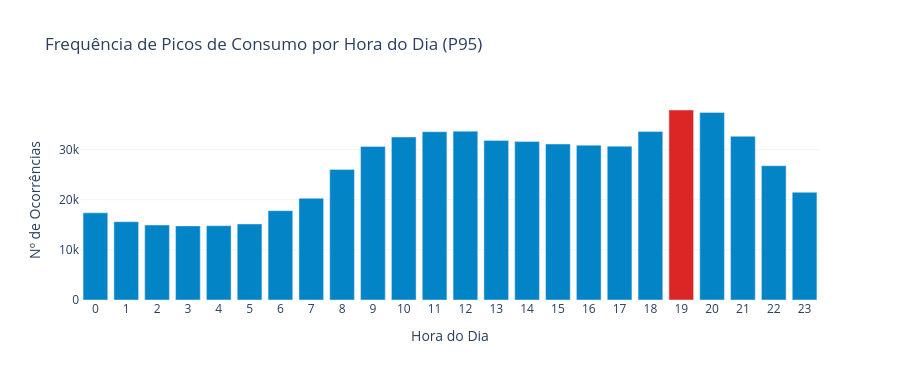
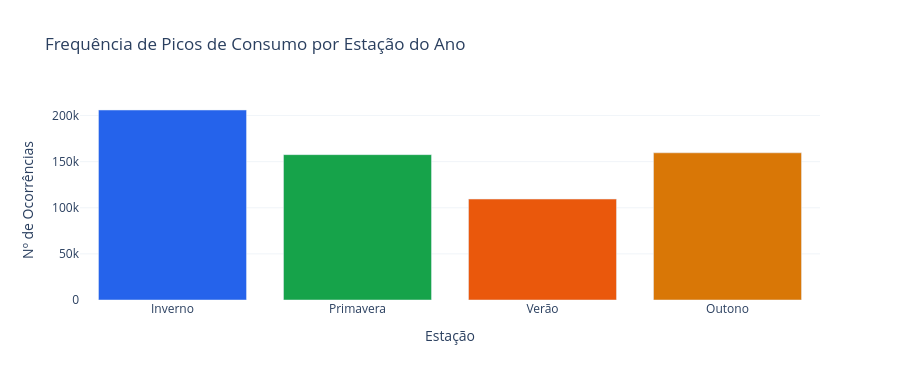

Source (notebook cell) for these figures, in order:
### Markdown cell above
## 5. Análise de Picos de Consumo
Identificam-se os momentos de maior exigência sobre a rede, definindo pico
como qualquer registo que supere o **percentil 95** do consumo horário.
Esta análise é determinante para avaliar a capacidade de uma comunidade
de energia em reduzir a pressão sobre a rede nos períodos críticos.

### Code cell
# Definir limiar de pico (percentil 95)
limiar_pico = df["energia_ativa_kwh"].quantile(0.95)
df["e_pico"] = df["energia_ativa_kwh"] > limiar_pico

print(f"Limiar de pico (P95): {limiar_pico:.2f} kWh")
print(f"Horas em pico: {df['e_pico'].sum():,} ({df['e_pico'].mean()*100:.1f}% do total)")

# --- Gráfico 1: Distribuição dos picos por hora do dia ---
picos_por_hora = df[df["e_pico"]].groupby("hora").size()

fig_picos_hora = go.Figure(go.Bar(
    x=picos_por_hora.index, y=picos_por_hora.values,
    marker_color=["#DC2626" if v == picos_por_hora.max() else "#0284C7" for v in picos_por_hora.values],
    name="Picos"
))
fig_picos_hora.update_layout(
    title="Frequência de Picos de Consumo por Hora do Dia (P95)",
    xaxis_title="Hora do Dia", yaxis_title="Nº de Ocorrências",
    xaxis=dict(tickmode="linear", tick0=0, dtick=1, showgrid=False),
    yaxis=dict(showgrid=True, gridcolor="#F1F5F9"),
    plot_bgcolor="white", paper_bgcolor="white", height=380
)
fig_picos_hora.show()

# --- Gráfico 2: Picos por estação do ano ---
picos_estacao = df[df["e_pico"]].groupby("estacao").size().reindex(ordem_estacoes)

fig_picos_est = go.Figure(go.Bar(
    x=picos_estacao.index, y=picos_estacao.values,
    marker_color=[cores_estacoes[e] for e in picos_estacao.index]
))
fig_picos_est.update_layout(
    title="Frequência de Picos de Consumo por Estação do Ano",
    xaxis_title="Estação", yaxis_title="Nº de Ocorrências",
    yaxis=dict(showgrid=True, gridcolor="#F1F5F9"),
    plot_bgcolor="white", paper_bgcolor="white", height=380
)
fig_picos_est.show()

# --- Gráfico 3: Top 10 horas de maior consumo absoluto ---
top10 = df.nlargest(10, "energia_ativa_kwh")[["data_hora", "energia_ativa_kwh", "estacao", "hora"]]
print("Top 10 registos de consumo máximo:")
print(top10.to_string(index=False))

### Figure 1 — Plotly figure (JSON) as saved in the notebook; plotly's stock layout.template omitted (floating-point values rounded to 4 significant figures)
{"data": [{"marker": {"color": ["#0284C7", "#0284C7", "#0284C7", "#0284C7", "#0284C7", "#0284C7", "#0284C7", "#0284C7", "#0284C7", "#0284C7", "#0284C7", "#0284C7", "#0284C7", "#0284C7", "#0284C7", "#0284C7", "#0284C7", "#0284C7", "#0284C7", "#DC2626", "#0284C7", "#0284C7", "#0284C7", "#0284C7"]}, "name": "Picos", "type": "bar", "x": [0, 1, 2, 3, 4, 5, 6, 7, 8, 9, 10, 11, 12, 13, 14, 15, 16, 17, 18, 19, 20, 21, 22, 23], "y": [17362, 15603, 14941, 14754, 14807, 15149, 17801, 20263, 26017, 30592, 32474, 33532, 33636, 31801, 31566, 31079, 30850, 30642, 33560, 37857, 37369, 32611, 26746, 21450]}], "layout": {"height": 380, "paper_bgcolor": "white", "plot_bgcolor": "white", "title": {"text": "Frequência de Picos de Consumo por Hora do Dia (P95)"}, "xaxis": {"dtick": 1, "showgrid": false, "tick0": 0, "tickmode": "linear", "title": {"text": "Hora do Dia"}}, "yaxis": {"gridcolor": "#F1F5F9", "showgrid": true, "title": {"text": "Nº de Ocorrências"}}}}

### Figure 2 — Plotly figure (JSON) as saved in the notebook; plotly's stock layout.template omitted (floating-point values rounded to 4 significant figures)
{"data": [{"marker": {"color": ["#2563EB", "#16A34A", "#EA580C", "#D97706"]}, "type": "bar", "x": ["Inverno", "Primavera", "Verão", "Outono"], "y": [205944, 157565, 109414, 159539]}], "layout": {"height": 380, "paper_bgcolor": "white", "plot_bgcolor": "white", "title": {"text": "Frequência de Picos de Consumo por Estação do Ano"}, "xaxis": {"title": {"text": "Estação"}}, "yaxis": {"gridcolor": "#F1F5F9", "showgrid": true, "title": {"text": "Nº de Ocorrências"}}}}
